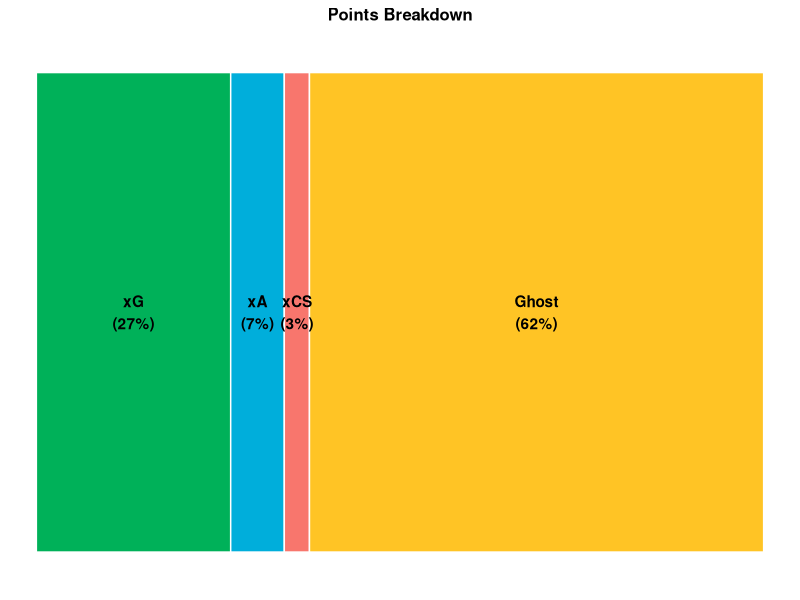

Write the R code that produced this figure. (Note: this script raises an error after producing the figure.)
## ---- chunk 1
#what player do you want a card for?
player = "Bruno Fernandes"

#load libraries

library(tidyverse)
library(ggplot2)
library(ggrepel)
library(gridExtra)
library(RColorBrewer)
## ---- chunk 2

#read in the epl 19/20 data with week level data
#min 60 and 5 starts
xFpts_epl_1920_starts <- read_csv(file = "../data/fantrax_data/new_positions.weekly_data.xFpts_epl_2019_2020.update.csv", col_names = TRUE)

#no requirements
xFpts_epl_1920_all <- read_csv(file = "../data/fantrax_data/weekly_data.no_min_requirement.updated_positions.xFpts_epl_2019_2020.update.csv", col_names = TRUE)

#grab just this player's entries
player_start_df <- xFpts_epl_1920_starts[xFpts_epl_1920_starts$Player == player,]
player_all_df <- xFpts_epl_1920_all[xFpts_epl_1920_all$Player == player,]

#grab overview xFpts data total minutes, xFpts, etc. for the full season
xFpt_epl_overview <- read_csv(file = "../data/fantrax_data/new_positions.overall_xFpts_epl_2019_2020.update.csv", col_names = TRUE)

#grab the WAR score
WAR_epl_1920 <- read_csv(file = "../data/fantrax_data/final_WAR_table.epl_2019_2020.new_positions.update.csv", col_names = TRUE)

#parse the player FANTRAX positions
player_pos <- player_start_df$Position[1]




#make a vector of the sum of the standard fantrax points fields over the season for STARTS
summary_player_pts <- player_start_df %>%
  summarize(n = n(), xG = sum(xG), xA = sum(xA), KP = sum(KP), SOT = sum(SOT), ACNC = sum(ACNC), CoS = sum(CoS), TkW = sum(TkW), Int = sum(Int.x), AER = sum(AER), CLR = sum(CLR), DIS = sum(DIS), PKM = sum(PKM), OG = sum(OG), YC = sum(YC), RC = sum(RC), xCS = sum(xCS), xGAD = sum(xGAD))
            
## ---- chunk 3
#add the vector of multipliers for the statistics that make sense for each position
`%!in%` <- Negate(`%in%`)

if (player_pos == "D"){
  
  point_vec = c(10,7,2,2,1,1,1,1,1,0.25,-0.5,-4,-5,-3,-7,6,-2)
  
  #remove the number of starts (n) from the summary_player_pts
  start_points_vec = summary_player_pts[, -1]

  # get the xFpts for the player
  start_points_vec = start_points_vec * point_vec

  start_points_vec = start_points_vec[point_vec != 0]

  #format the data for plotting
  start_points_df <- start_points_vec %>% gather(point_cat,point_value,xG,xA,KP, SOT,ACNC,CoS,TkW,Int,AER,CLR,DIS,PKM,OG,YC,RC,xCS,xGAD)

  start_points_df$player = player

  #reorder for figure
  start_points_df$point_cat <- factor(start_points_df$point_cat, levels = rev(c("xG","xA","xCS","KP","SOT","ACNC","CoS","TkW","Int","AER","CLR","DIS","PKM","OG","YC","RC","xGAD")))
  
  #calculate Ghost points
  ghost_points_df <- start_points_df[start_points_df$point_cat %!in% c("xG","xA","xCS"),]
  
  ghost_points <- sum(ghost_points_df$point_value)
  
  start_points_df <- start_points_df %>% add_row(point_cat = "Ghost", point_value = ghost_points, player = player)
  
  #output just the xG, xA, xCS, and ghost points
  
  start_points_df <- start_points_df[start_points_df$point_cat %in% c("xG","xA","xCS","Ghost"),]
  
  start_points_df$point_cat <- factor(start_points_df$point_cat, levels = rev(c("xG","xA","xCS","Ghost")))
  
} else if (player_pos == "M"){
  
  point_vec = c(9,6,2,2,1,1,1,1,0.5,0,-0.5,-4,-5,-3,-7,1,0)
  
  #remove the number of starts (n) from the summary_player_pts
  start_points_vec = summary_player_pts[, -1]

  # get the xFpts for the player
  start_points_vec = start_points_vec * point_vec

  start_points_vec = start_points_vec[point_vec != 0]

  #format the data for plotting
  start_points_df <- start_points_vec %>% gather(point_cat,point_value,xG,xA,KP,SOT,ACNC, CoS,TkW,Int,AER,DIS,PKM,OG,YC,RC,xCS)

  start_points_df$player = player

  #reorder for figure
  start_points_df$point_cat <- factor(start_points_df$point_cat, levels = rev(c("xG","xA","xCS","KP","SOT","ACNC","CoS","TkW","Int","AER","DIS","PKM","OG","YC","RC")))
  
  #calculate Ghost points
  ghost_points_df <- start_points_df[start_points_df$point_cat %!in% c("xG","xA","xCS"),]
  
  ghost_points <- sum(ghost_points_df$point_value)
  
  start_points_df <- start_points_df %>% add_row(point_cat = "Ghost", point_value = ghost_points, player = player)
  
  #output just the xG, xA, xCS, and ghost points
  
  start_points_df <- start_points_df[start_points_df$point_cat %in% c("xG","xA","xCS","Ghost"),]
  
  start_points_df$point_cat <- factor(start_points_df$point_cat, levels = rev(c("xG","xA","xCS","Ghost")))
  
  
} else if (player_pos == "F"){
  
  point_vec = c(9,6,2,2,1,1,1,1,0.5,0,-0.5,-4,-5,-3,-7,0,0)
  
  #remove the number of starts (n) from the summary_player_pts
  start_points_vec = summary_player_pts[, -1]

  # get the xFpts for the player
  start_points_vec = start_points_vec * point_vec

  start_points_vec = start_points_vec[point_vec != 0]

  #format the data for plotting
  start_points_df <- start_points_vec %>% gather(point_cat,point_value,xG,xA,KP,SOT,ACNC, CoS,TkW,Int,AER,DIS,PKM,OG,YC,RC)

  start_points_df$player = player

  #reorder for figure
  start_points_df$point_cat <- factor(start_points_df$point_cat, levels = rev(c("xG","xA","KP","SOT","ACNC","CoS","TkW","Int","AER","DIS","PKM","OG","YC","RC")))
  
  #calculate Ghost points
  ghost_points_df <- start_points_df[start_points_df$point_cat %!in% c("xG","xA"),]
  
  ghost_points <- sum(ghost_points_df$point_value)
  
  start_points_df <- start_points_df %>% add_row(point_cat = "Ghost", point_value = ghost_points, player = player)
  
  #output just the xG, xA, and ghost points
  
  start_points_df <- start_points_df[start_points_df$point_cat %in% c("xG","xA","Ghost"),]
  
} else {
  stop("position doesn't make sense")
}

#plot the data

#start_points_df$point_value <- abs(start_points_df$point_value)

total_player_plot_pts = sum(start_points_df$point_value)

start_points_df$percent <- (start_points_df$point_value / total_player_plot_pts) * 100

start_points_df$percent <- paste(round(start_points_df$percent,  digits =0),"%", sep = "")

start_points_df$cat_percent <- paste(start_points_df$point_cat,paste("(",start_points_df$percent,")", sep = "") ,sep="\n")

if (length(start_points_df$point_cat) == 3){
  
  ggbar <- ggplot(aes(x = player, y = point_value, fill = point_cat, label = cat_percent), data = start_points_df) + geom_bar(stat = "identity", width = 1, color = "white") + coord_flip() + theme_void() + ylab("xFpts")  + geom_text(position = position_stack(vjust = 0.5), fontface = "bold") + theme(legend.position = "none") + ggtitle('Points Breakdown') + theme(plot.title = element_text(size = 12, hjust = 0.5, face = "bold" )) + scale_fill_manual(values=c("#ffc425","#00aedb", "#00b159")) #+ theme(plot.title = element_text(hjust = 0.5))
} else if (length(start_points_df$point_cat) == 4){
  
  ggbar <- ggplot(aes(x = player, y = point_value, fill = point_cat, label = cat_percent), data = start_points_df) + geom_bar(stat = "identity", width = 1, color = "white") + coord_flip() + theme_void() + ylab("xFpts")  + geom_text(position = position_stack(vjust = 0.5), fontface = "bold") + theme(legend.position = "none") + ggtitle('Points Breakdown') + theme(plot.title = element_text(size = 12, hjust = 0.5, face = "bold" )) + scale_fill_manual(values=c("#ffc425","#f8766d", "#00aedb", "#00b159" ))
} else {
  stop("number of point categories doesn't make sense")
}



#ggbar <- ggplot(aes(x = player, y = point_value, fill = point_cat), data = start_points_df) + geom_bar(position = "fill", stat = "identity", width = 0.1, color = "white") + coord_flip() + theme_void() + ylab("xFpts")  + theme(legend.position=c(0.5,0.8), legend.direction="horizontal") + scale_fill_discrete(name = "Points\nCategories",breaks=rev(levels(start_points_df$point_cat)))

## ---- chunk 4
#add the vector of multipliers for the statistics that make sense for each position
if (player_pos == "D"){
  
  point_vec = c(10,7,2,2,1,1,1,1,1,0.25,-0.5,-4,-5,-3,-7,6,-2)
  
  #remove the number of starts (n) from the summary_player_pts
  start_points_vec = summary_player_pts[, -1]

  # get the xFpts for the player
  start_points_vec = start_points * point_vec

  start_points_vec = start_points_vec[point_vec != 0]

  #format the data for plotting
  start_points_df <- start_points_vec %>% gather(point_cat,point_value,xG,xA,KP, SOT,ACNC,CoS,TkW,Int,AER,CLR,DIS,PKM,OG,YC,RC,xCS,xGAD)

  start_points_df$player = player

  #reorder for figure
  start_points_df$point_cat <- factor(start_points_df$point_cat, levels = rev(c("xG","xA","xCS","KP","SOT","ACNC","CoS","TkW","Int","AER","CLR","DIS","PKM","OG","YC","RC","xGAD")))
  
} else if (player_pos == "M"){
  
  point_vec = c(9,6,2,2,1,1,1,1,0.5,0,-0.5,-4,-5,-3,-7,1,0)
  
  #remove the number of starts (n) from the summary_player_pts
  start_points_vec = summary_player_pts[, -1]

  # get the xFpts for the player
  start_points_vec = start_points * point_vec

  start_points_vec = start_points_vec[point_vec != 0]

  #format the data for plotting
  start_points_df <- start_points_vec %>% gather(point_cat,point_value,xG,xA,KP,SOT,ACNC, CoS,TkW,Int,AER,DIS,PKM,OG,YC,RC,CS)

  start_points_df$player = player

  #reorder for figure
  start_points_df$point_cat <- factor(start_points_df$point_cat, levels = rev(c("xG","xA","KP","SOT","ACNC","CoS","TkW","Int","AER","CS","DIS","PKM","OG","YC","RC")))
  
} else if (player_pos == "F"){
  
  point_vec = c(9,6,2,2,1,1,1,1,0.5,0,-0.5,6,-4,-5,-3,-7,0,0)
  
  #remove the number of starts (n) from the summary_player_pts
  start_points_vec = summary_player_pts[, -1]

  # get the xFpts for the player
  start_points_vec = start_points * point_vec

  start_points_vec = start_points_vec[point_vec != 0]

  #format the data for plotting
  start_points_df <- start_points_vec %>% gather(point_cat,point_value,xG,xA,KP,SOT,ACNC, CoS,TkW,Int,AER,DIS,PKM,OG,YC,RC)

  start_points_df$player = player

  #reorder for figure
  start_points_df$point_cat <- factor(start_points_df$point_cat, levels = rev(c("xG","xA","KP","SOT","ACNC","CoS","TkW","Int","AER","DIS","PKM","OG","YC","RC")))
  
} else {
  stop("position doesn't make sense")
}

#plot the data

start_points_df$point_value <- abs(start_points_df$point_value)

ggplot(aes(x = player, y = point_value, fill = point_cat, label = point_cat), data = start_points_df) + geom_bar(stat = "identity", width = 0.1, color = "white") + coord_flip() + theme_void() + ylab("xFpts")  + geom_text(position = position_stack(vjust = 0.5)) + theme(legend.position = "none")
  
  theme(legend.position=c(0.5,0.8), legend.direction="horizontal") + scale_fill_discrete(name = "Points\nCategories",breaks=rev(levels(start_points_df$point_cat)))

ggplot(foo) + aes(x = 0, y = Foo, fill = Foo, label = Foo) + 
  geom_bar(stat = "identity") +
  geom_text(position = "stack")

#ggbar <- ggplot(aes(x = player, y = point_value, fill = point_cat), data = start_points_df) + geom_bar(position = "fill", stat = "identity", width = 0.1, color = "white") + coord_flip() + theme_void() + ylab("xFpts")  + theme(legend.position=c(0.5,0.8), legend.direction="horizontal") + scale_fill_discrete(name = "Points\nCategories",breaks=rev(levels(start_points_df$point_cat))) 

#+ scale_fill_discrete(breaks=rev(levels(start_points_df$point_cat)))

#break=rev(levels(start_points_df$point_cat))
  
 # scale_x_discrete(limits=c("xG","xA","CS","KP","SOT","ACNC","CoS","TkW","Int","AER","DIS","PKM","OG","YC","RC"))

#+  scale_fill_manual("Points Category", values= ) + scale_color_brewer(palette="Spectral")

#ggplot(data = start_points_df) + geom_bar(aes(factor(point_cat)), fill = point_cat)

## ---- chunk 5
#player WAR column
player_WAR_row <- WAR_epl_1920[WAR_epl_1920$Player == player,]

#player Season xFPts
player_xFpts_overview_row <- xFpt_epl_overview[xFpt_epl_overview$Player == player,]

#xFpts Table
#grab player mean xFpts per start, and sd xFpts
player_meanFpts <- as.data.frame(player_xFpts_overview_row$mean_fpts)
player_sdFpts <- as.data.frame(player_xFpts_overview_row$sd_fpts)

player_meanxFpts <- as.data.frame(player_xFpts_overview_row$mean_xFpts)
player_sdxFpts <- as.data.frame(player_xFpts_overview_row$sd_xFpts)

#calculate player xFpts per start rank overall
xFpts_epl_1920_starts <- arrange(xFpt_epl_overview,desc(mean_xFpts))

player_meanxFpts_rank <- as.data.frame(as.integer(which(xFpts_epl_1920_starts$Player == player)))

#calculate player xFpts per start rank at positon
xFpts_epl_1920_starts_pos <- arrange(xFpt_epl_overview[xFpt_epl_overview$Position == player_pos, ],desc(mean_xFpts))

player_meanxFpts_pos_rank <- as.data.frame(as.integer(which(xFpts_epl_1920_starts_pos$Player == player)))

#make the xFpts Table

#put together the strings

sdFpts_str <- paste(round(player_sdFpts, digits =2),")", sep="")
Fpts_str <- paste(round(player_meanFpts, digits = 2), "(+/-", sdFpts_str, "Fpts/Start", sep=" ")

sdxFpts_str <- paste(round(player_sdxFpts, digits =2),")", sep="")
xFpts_str <- paste(round(player_meanxFpts, digits = 2), "(+/-", sdxFpts_str, "xFpts/Start", sep=" ")

xFpts_rank_str <- paste("xFpts Overall Rank:", player_meanxFpts_rank, sep=" ")

xFpts_pos_rank_str <- paste("xFpts Position Rank:", player_meanxFpts_pos_rank, sep=" ")

#put strings in a df
xFpts_table_df <- as.data.frame(rbind(xFpts_str,Fpts_str,xFpts_rank_str,xFpts_pos_rank_str))

colnames(xFpts_table_df) <- c("Points per Start")

#xFptsTable <- tableGrob(xFpts_table_df, theme = ttheme_minimal(base_size = 15, core=list(fg_params=list(hjust=0, x=0)), colhead=list(fg_params=list(hjust=0, x=0))) ,rows=NULL)

xFptsTable <- tableGrob(xFpts_table_df, theme = ttheme_minimal(base_size = 18),rows=NULL)

#grid.arrange(xFptsTable)
#function to find cells in the table
#find_cell <- function(table, row, col, name="core-fg"){
# l <- table$layout
#  which(l$t==row & l$l==col & l$name==name)
#}

#warCell_s <- find_cell(statTable, 1, 1, "core-fg")
##################################################
#WAR Table
#grab player WAR
player_WAR <- as.data.frame(player_WAR_row$WAR)

#calculate player WAR per start rank overall
WAR_epl_1920_starts <- arrange(WAR_epl_1920,desc(WAR))

player_WAR_epl_1920_rank <- as.data.frame(as.integer(which(WAR_epl_1920_starts$Player == player)))

#calculate player WAR per start rank at positon
WAR_epl_1920_starts_pos <- arrange(WAR_epl_1920[WAR_epl_1920$Pos == player_pos, ],desc(WAR))

player_WAR_epl_1920_pos_rank <- as.data.frame(as.integer(which(WAR_epl_1920_starts_pos$Player == player)))

#put together the strings

WAR_str <- paste(round(player_WAR, digits = 2), "2019/2020 WAR", sep=" ")

WAR_rank_str <- paste("Overall Rank:", player_WAR_epl_1920_rank, sep=" ")

WAR_pos_rank_str <- paste("Position Rank:", player_WAR_epl_1920_pos_rank, sep=" ")

#put strings in a df
WAR_table_df <- as.data.frame(rbind(WAR_str,WAR_rank_str,WAR_pos_rank_str))

colnames(WAR_table_df) <- c("WAR")

#WARTable <- tableGrob(WAR_table_df, theme = ttheme_minimal(base_size = 15, core=list(fg_params=list(hjust=0, x=0)), colhead=list(fg_params=list(hjust=0, x=0))) ,rows=NULL)

WARTable <- tableGrob(WAR_table_df, theme = ttheme_minimal(base_size = 18),rows=NULL)

#grid.arrange(WARTable)
###############################################################
#pWAS Table
#grab player pWAS
player_pWAS <- as.data.frame(player_WAR_row$pWAS)

#calculate player WAR per start rank overall
pWAS_epl_1920_starts <- arrange(WAR_epl_1920,desc(pWAS))

player_pWAS_epl_1920_rank <- as.data.frame(as.integer(which(pWAS_epl_1920_starts$Player == player)))

#calculate player WAR per start rank at positon
pWAS_epl_1920_starts_pos <- arrange(WAR_epl_1920[WAR_epl_1920$Pos == player_pos, ],desc(pWAS))

player_pWAS_epl_1920_pos_rank <- as.data.frame(as.integer(which(pWAS_epl_1920_starts_pos$Player == player)))

#put together the strings

pWAS_str <- paste(round(player_pWAS, digits = 3), "2019/2020 pWAS", sep=" ")

pWAS_rank_str <- paste("Overall Rank:", player_pWAS_epl_1920_rank, sep=" ")

pWAS_pos_rank_str <- paste("Position Rank:", player_pWAS_epl_1920_pos_rank, sep=" ")

#put strings in a df
pWAS_table_df <- as.data.frame(rbind(pWAS_str,pWAS_rank_str,pWAS_pos_rank_str))

colnames(pWAS_table_df) <- c("pWAS")

#pWASTable <- tableGrob(pWAS_table_df, theme = ttheme_minimal(base_size = 15, core=list(fg_params=list(hjust=0, x=0)), colhead=list(fg_params=list(hjust=0, x=0))) ,rows=NULL)

pWASTable <- tableGrob(pWAS_table_df, theme = ttheme_minimal(base_size = 18),rows=NULL)
#grid.arrange(pWASTable)

## ---- chunk 6

player_WAR_row <- WAR_epl_1920[WAR_epl_1920$Player == player,]

player_xFpts_overview_row <- xFpt_epl_overview[xFpt_epl_overview$Player == player,]

#grab player WAR, mean xFpts per start, and sd xFpts
player_WAR <- as.data.frame(player_WAR_row$WAR)
player_meanxFpts <- as.data.frame(player_xFpts_overview_row$mean_xFpts)
player_sdxFpts <- as.data.frame(player_xFpts_overview_row$sd_xFpts)

#calculate player xFpts/ start rank at positon
xFpts_epl_1920_starts_pos <- arrange(xFpt_epl_overview[xFpt_epl_overview$Position == player_pos, ],desc(mean_xFpts))

player_meanxFpts_rank <- as.data.frame(as.integer(which(xFpts_epl_1920_starts_pos$Player == player)))

#arrange(xFpts_epl_1920_starts_pos, desc(CoS))

#combine the data types and format to make a table
player_table_df <- bind_cols(player_WAR, player_meanxFpts_rank, player_meanxFpts, player_sdxFpts)

colnames(player_table_df) <- c("WAR", "Position Rank", "Mean xFpts", "SD xFpts")

player_table_df = t(player_table_df)
rownames(player_table_df)

player_table_df <- cbind(rownames(player_table_df), data.frame(player_table_df, row.names=NULL))

colnames(player_table_df) <- c("Statistics","Value")

player_table_df$Value <- round(player_table_df$Value, digits = 2)
#even more rounding for rank

player_table_df$Value <- as.character(player_table_df$Value)

#basic table in tableGrob
statTable <- tableGrob(player_table_df[1:4,1:2], theme = ttheme_minimal(base_size = 22) ,rows=NULL, cols = NULL)

#function to find cells in the table
find_cell <- function(table, row, col, name="core-fg"){
  l <- table$layout
  which(l$t==row & l$l==col & l$name==name)
}

warCell_s <- find_cell(statTable, 1, 1, "core-fg")

warCell_v <- find_cell(statTable, 1, 2, "core-fg")

posRank_s <- find_cell(statTable, 2, 1, "core-fg")

posRank_v <- find_cell(statTable, 2, 2, "core-fg")

meanXFpts_s <- find_cell(statTable, 3, 1, "core-fg")

meanXFpts_v <- find_cell(statTable, 3, 2, "core-fg")

sdXFpts_s <- find_cell(statTable, 4, 1, "core-fg")

sdXFpts_v <- find_cell(statTable, 4, 2, "core-fg")

statTable$grobs[warCell_s][[1]][["gp"]] <- gpar(fontsize=20, fontface="bold")
statTable$grobs[warCell_v][[1]][["gp"]] <- gpar(fontsize=20, fontface="bold")

statTable$grobs[posRank_s][[1]][["gp"]] <- gpar(fontsize=20, fontface="bold")
statTable$grobs[posRank_v][[1]][["gp"]] <- gpar(fontsize=20, fontface="bold")

statTable$grobs[meanXFpts_s][[1]][["gp"]] <- gpar(fontsize=15)
statTable$grobs[meanXFpts_v][[1]][["gp"]] <- gpar(fontsize=15)

statTable$grobs[sdXFpts_s][[1]][["gp"]] <- gpar(fontsize=15 )
statTable$grobs[sdXFpts_v][[1]][["gp"]] <- gpar(fontsize=15 )

grid.arrange(statTable)
#grid.arrange(tableGrob(player_table_df[1:4,1:2], theme = ttheme_minimal(),rows=NULL))
## ---- chunk 7
#install.packages("gtable")
library("gtable")
library("lattice")
library(grid)

#Make the minutes, starts, and position text plot
#min
min_text <- " Starter Minutes:"
player_min <- player_xFpts_overview_row$min_total
player_min <- paste(as.character(player_min)," ", sep="")

#starts
start_text <- " Starts:"
player_starts <- player_xFpts_overview_row$n
player_starts <- paste(as.character(player_starts)," ", sep="")

#parse appropriate position string form player position
if (player_pos == "D"){
  
  pos_str <- "Defender "
  
} else if(player_pos == "M"){
  
  pos_str <- "Midfielder "
  
} else if(player_pos == "F"){
  
  pos_str <- "Forward "
  
}else{
  
  stop("position doesn't make sense")
  
}

#add whatever string you want here
extra_text <- paste(paste(" ",player_xFpts_overview_row$Team.x, sep=""), "2019/2020", sep=" - ")

min_text <- paste(min_text, player_min, sep = " ")

start_text <- paste(start_text, player_starts, sep = " ")

min_pos_text <- paste(pos_str,min_text, start_text, extra_text,sep= "|")

#minutes and position text plot
min_pos_fig <- textGrob(min_pos_text,gp = gpar(col = "black", fontsize = 15, face = "bold"))

#plot of player name
player_name = print(player)

name_fig <- textGrob(player_name,gp = gpar(col = "black", fontsize = 40, fontface = "bold"))

#grid.arrange(textGrob(player_name,gp = gpar(col = "black", fontsize = 30, face = "bold")))


#grid.arrange( textGrob((player_name), gpar(col = "black", fontsize = 20) )
#name_fig = grid.text((print(player_name)),
   #x = unit(.5, "npc"), just = c("left"), 
   #gp = gpar(fontface = "bold", fontsize = 20, col = "black"))


#doesn't play well with grid.arrange
#name_fig <- plot(c(0, 1), c(0, 1), ann = F, bty = 'n', type = 'n', xaxt = 'n', yaxt = 'n') + text(x = 0.5,y=0.5, player_name, cex = 3, col = "black")

## ---- chunk 8

#set up team colors
team_colors <- c(
          '#c8102E',
          '#6CABDD',
          '#003090',
          '#034694',
          '#DA291C',
          '#FDB913',
          "#132257",
          "#ee2737",
          "#EF0107",
          "#1B458F",
          "#6C1D45",
          "#003399",
          "white",
          "#d71920",
          "#0057B8",
          "#FBEE23",
          "#7A263A",
          "#DA291C",
          "#670e36",
          "#00A650")
teams = c('LIV',
          'MCI',
          'LEI',
          'CHE',
          'MUN',
          'WOL',
          "TOT",
          "SHU",
          "ARS",
          "CRY",
          "BUR",
          "EVE",
          "NEW",
          "SOU",
          "BHA",
          "WAT",
          "WHU",
          "BOU",
          "AVL",
          "NOR")
names(team_colors) <- teams
colScale <- scale_colour_manual(name = "opposition",values = team_colors)
fillScale <- scale_fill_manual(name = "opposition",values = team_colors, guide = FALSE)

# make a df of the player's Fpts and xFpts for each week they STARTED
Fpts_v_xFpts_df <- data.frame(point_type = c(rep('observed_points', nrow(player_start_df)), rep('xFpts', nrow(player_start_df))),points = c(player_start_df$FPts, player_start_df$xFpts),game_week = c(rep(player_start_df$game_week,2)))

# plot the data
ggmad <- ggplot(data = Fpts_v_xFpts_df, aes(x = game_week, y = points, color = point_type)) +
  geom_line()  +
  xlab('Game week') +
  ylab('Points') +
  theme_light(base_size = 20) +
  theme(plot.title = element_text(hjust = 0.5)) +
  labs(color = 'Points type') +
  geom_point(aes(x=game_week, y=points)) + 
  theme_minimal() + 
  theme(text = element_text(size=13))

## ---- chunk 9

#distribution of all player xFpts
#all_player_xFpts_dist <- xFpts_epl_1920_all$xFpts

#distribution of all players that play this player's position
#pos_player_xFpts_dist <- xFpts_epl_1920_all[xFpts_epl_1920_all$Position == player_pos,]$xFpts


#Grab the names of the starters (defined by rank of mean xFpts):
xFpts_epl_1920_D_starters <- head(arrange(xFpt_epl_overview[xFpt_epl_overview$Position == "D", ],desc(mean_xFpts)),40)

xFpts_epl_1920_M_starters <- head(arrange(xFpt_epl_overview[xFpt_epl_overview$Position == "M", ],desc(mean_xFpts)),50)

xFpts_epl_1920_F_starters <- head(arrange(xFpt_epl_overview[xFpt_epl_overview$Position == "F", ],desc(mean_xFpts)),30)

all_starters <- rbind(xFpts_epl_1920_D_starters, xFpts_epl_1920_M_starters, xFpts_epl_1920_F_starters)

#just need the player names
all_starters <- all_starters$Player

#grab starters games from the weekly data
xFpts_epl_1920_starters_df <- xFpts_epl_1920_all[xFpts_epl_1920_all$Player %in% all_starters,]

#get just the xFpts
xFpts_epl_1920_starters <- xFpts_epl_1920_starters_df$xFpts 

#filter to just starter defenders and only keep xFpts field
pos_player_xFpts_dist <- xFpts_epl_1920_starters_df[xFpts_epl_1920_starters_df$Position == player_pos,]$xFpts

#parse appropriate position string form player position
if (player_pos == "D"){
  
  pos_str <- "Defender Starters"
  
} else if(player_pos == "M"){
  
  pos_str <- "Midfielder Starters"
  
} else if(player_pos == "F"){
  
  pos_str <- "Forward Starters"
  
}else{
  
  stop("position doesn't make sense")
  
}

#distribution of this player's xFpts
player_xFpts_dist <- xFpts_epl_1920_all[xFpts_epl_1920_all$Player == player,]$xFpts

#make a df of all three distributions for plotting
#combined_xFpts_dist_df = data.frame(Distribution = c(rep('All Starters xFpts', length(xFpts_epl_1920_starters)), rep(pos_str, length(pos_player_xFpts_dist)), rep(player, length(player_xFpts_dist))), xfpts = c(xFpts_epl_1920_starters, pos_player_xFpts_dist, player_xFpts_dist))

combined_xFpts_dist_df = data.frame(Distribution = c(rep(pos_str, length(pos_player_xFpts_dist)), rep(player, length(player_xFpts_dist))), xfpts = c( pos_player_xFpts_dist, player_xFpts_dist))

combined_xFpts_dist_df$Distribution <- factor(combined_xFpts_dist_df$Distribution, levels=c(player, pos_str))

position_mean <- mean(combined_xFpts_dist_df[combined_xFpts_dist_df$Distribution == pos_str,]$xfpts)

 #start_points_df$point_cat <- factor(start_points_df$point_cat, levels = rev(c("xG","xA","KP","SOT","ACNC","CoS","TkW","Int","AER","DIS","PKM","OG","YC","RC")))

#plot the data
gghist <- ggplot(data = combined_xFpts_dist_df, aes(x=xfpts, fill = Distribution)) +
  geom_density(alpha = 0.4) +
  theme_light() +
  ylab("Probability")  +
  xlab("xFpts") +
  ggtitle('Distribution of xFpts') +
  theme(plot.title = element_text(hjust = 0.5), legend.position = c(0.8,0.8), legend.title = element_blank()) +
  xlim(-10,40)
  #geom_vline(xintercept = position_mean, linetype = "dotted", color = "black", size=1)

## ---- chunk 10

#grid.arrange(name_fig, statTable, gghist, ggbar, min_pos_fig, nrow= 8, layout_matrix = rbind(c(NA,1,1,1,1,1,1,NA), c(NA,5,5,5,5,5,5,NA),  c(2,2,2,3,3,3,3,3) , c(2,2,2,3,3,3,3,3) , c(2,2,2,3,3,3,3,3), c(NA,NA,NA,3,3,3,3,3), c(NA,NA,NA,3,3,3,3,3), c(4,4,4,4,4,4,4,4)) )

grid.arrange(name_fig, xFptsTable, gghist, ggbar, min_pos_fig, WARTable, pWASTable, nrow= 9, layout_matrix = rbind(c(NA,1,1,1,1,1,1,NA), c(NA,5,5,5,5,5,5,NA),  c(2,2,2,3,3,3,3,3) , c(2,2,2,3,3,3,3,3) , c(6,6,6,3,3,3,3,3), c(6,6,6,3,3,3,3,3), c(7,7,7,3,3,3,3,3), c(7,7,7,3,3,3,3,3), c(4,4,4,4,4,4,4,4)) )

#grid.arrange(name_fig, statTable, gghist, ggbar, min_pos_fig, nrow= 8, layout_matrix = rbind(c(NA,1,1,1,1,1,NA), c(NA,5,5,5,5,5,NA),  c(2,2,2,3,3,3,3) , c(2,2,2,3,3,3,3) , c(2,2,2,3,3,3,3), c(2,2,2,3,3,3,3), c(2,2,2,3,3,3,3), c(4,4,4,4,4,4,4)) )

#grid.arrange(name_fig, table, gghist, ggbar, min_pos_fig, nrow= 7, layout_matrix = rbind(c(NA,1,1,1,NA),c(NA,1,1,1,NA), c(NA,5,5,5,NA) , c(2,2,3,3,3), c(2,2,3,3,3), c(NA,4,4,4,NA),c(NA,4,4,4,NA)) )

#grid.arrange(name_fig, statTable, gghist, ggbar, min_pos_fig, nrow= 6, layout_matrix = rbind(c(NA,1,1,1,NA), c(NA,5,5,5,NA) , c(2,2,3,3,3), c(2,2,3,3,3), c(4,4,4,4,4),c(4,4,4,4,4)) )

#grid.arrange(name_fig, table, gghist, ggbar, nrow= 3, layout_matrix = rbind(c(NA,1,1,1,NA), c(2,2,3,3,3), c(NA,4,4,4,NA)) )

#grid.arrange(name_fig, gghist, ggbar, table, nrow= 2 )
#grid.arrange(name_fig, table, gghist, ggbar, nrow= 3 )
